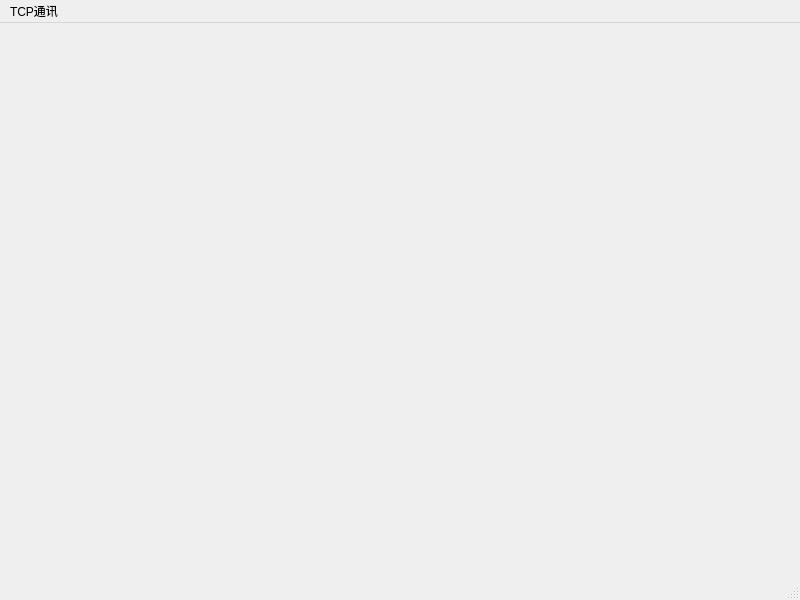
<?xml version="1.0" encoding="UTF-8"?>
<ui version="4.0">
 <class>MainWindow</class>
 <widget class="QMainWindow" name="MainWindow">
  <property name="geometry">
   <rect>
    <x>0</x>
    <y>0</y>
    <width>800</width>
    <height>600</height>
   </rect>
  </property>
  <property name="windowTitle">
   <string>MainWindow</string>
  </property>
  <widget class="QWidget" name="centralwidget"/>
  <widget class="QMenuBar" name="menubar">
   <property name="geometry">
    <rect>
     <x>0</x>
     <y>0</y>
     <width>800</width>
     <height>23</height>
    </rect>
   </property>
   <widget class="QMenu" name="menuTCP">
    <property name="title">
     <string>TCP通讯</string>
    </property>
    <addaction name="actionServer"/>
    <addaction name="actionClient"/>
   </widget>
   <addaction name="menuTCP"/>
  </widget>
  <widget class="QStatusBar" name="statusbar"/>
  <action name="actionServer">
   <property name="text">
    <string>TcpServer</string>
   </property>
  </action>
  <action name="actionClient">
   <property name="text">
    <string>TcpClient</string>
   </property>
  </action>
 </widget>
 <resources/>
 <connections/>
</ui>
